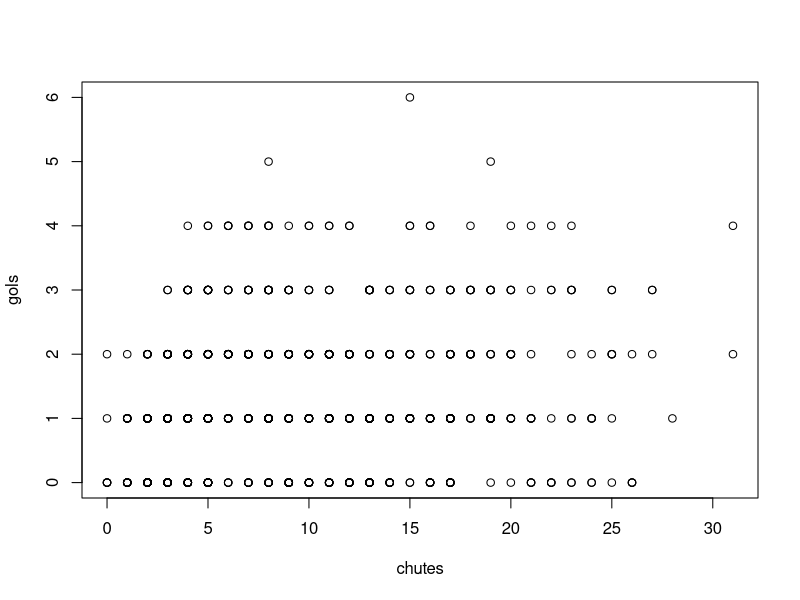
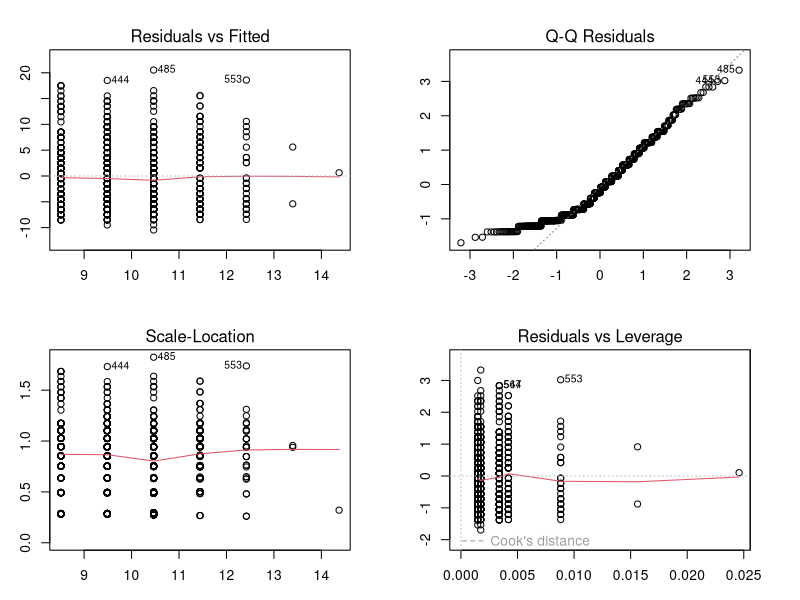
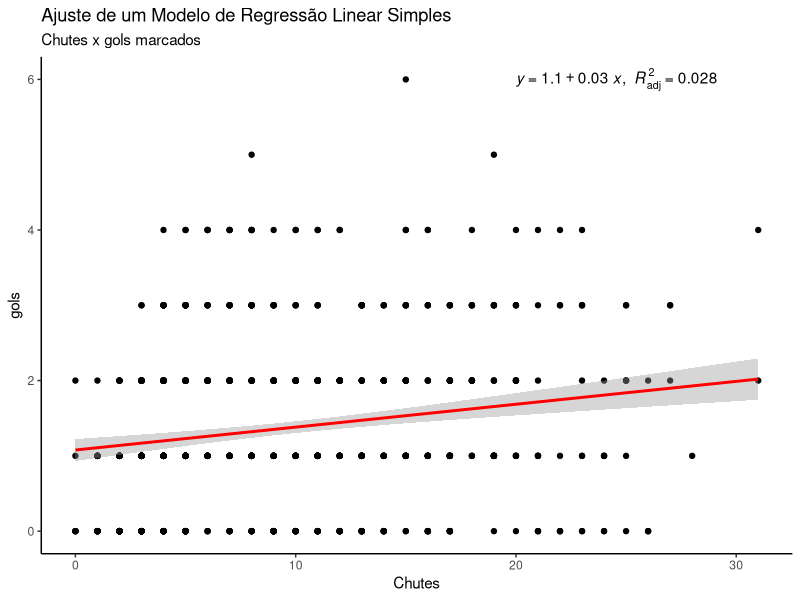

These figures' R source, in order:
## ---- chunk 1
    library(dplyr)
    library(knitr)

    dados <- read.csv("brasileirao_serie_a.csv")

    dados_filtrados <- dados %>%
                    select(time = time_man, chutes = chutes_man, gols = gols_man) %>% 
                    filter(!is.na(chutes))

    kable(head(dados_filtrados))

## ---- chunk 2
#Calculando coeficiente de correlação de pearson
cor(dados_filtrados$chutes,dados_filtrados$gols)

#Teste estatístico do grau de correlação
cor.test(dados_filtrados$chutes,dados_filtrados$gols)

#Outros tipos de correlação
cor(dados_filtrados$chutes,dados_filtrados$gols, method="kendall")
cor(dados_filtrados$chutes,dados_filtrados$gols, method="spearman")


## ---- chunk 3
library(ggplot2)
library(car)
library(ggpubr)

# Modelo de Regressao Linear Simples (MRLS)
mod <- lm(chutes ~ gols, data = dados_filtrados)

# Coeficientes Estimados
mod

# Inferências
summary(mod)

#Gráfico de relação
plot(dados_filtrados$chutes, dados_filtrados$gols, xlab="chutes", ylab="gols")

## Analise grafica baseada no modelo estimado
par(mfrow=c(2,2), mar=c(3,3,3,3))
plot(mod)

# Normalidade dos residuos:
shapiro.test(mod$residuals)

# Outliers nos residuos:
summary(rstandard(mod))

# Independencia dos residuos
durbinWatsonTest(mod)

dados_filtrados %>% ggplot(aes(x = chutes, y = gols)) +
  theme_classic() +
  geom_point() +
  geom_smooth(method = "lm", col = "red") +
  stat_regline_equation(aes(label = paste(..eq.label.., ..adj.rr.label..,
                                          sep = "*plain(\",\")~~")),
                        label.x = 20, label.y = 6) +
  labs(x='Chutes', y='gols',
       title='Ajuste de um Modelo de Regressão Linear Simples',
       subtitle = 'Chutes x gols marcados')

# Prevendo a quantidade de chutes para um time com 5 gols
df_chutes <- data.frame(gols = c(5))
predict(mod, df_chutes)

